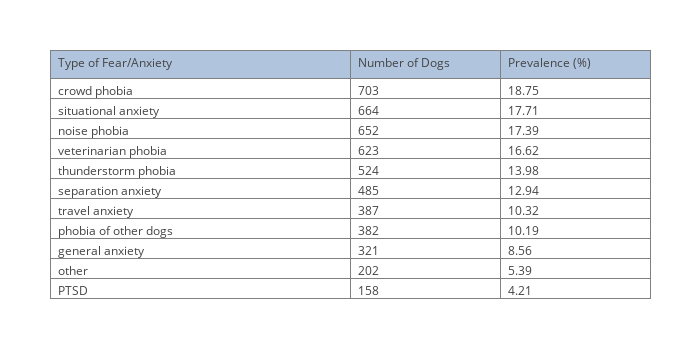

Source (notebook cell):
### Markdown cell above
### Fear/Anxiety

### Code cell
# Create the necessary dataframe.
fields = 'q04_1, q04_2, q04_3, q04_4, q04_5, q04_6, q04_7, q04_8, q04_9, q04_10, q04_11'
labels = ['thunderstorm phobia', 'noise phobia', 'crowd phobia', 'phobia of other dogs', 
          'PTSD', 'general anxiety', 'situational anxiety', 'veterinarian phobia',
          'separation anxiety', 'travel anxiety', 'other']
df = createNumericDataFrame(DOG_TABLE, fields, labels, filtered=True)

# Get individual behavior problem counts and display as a table.
sums = df.sum()
sums = sums.sort_values(ascending=False)

# Calculate the prevalence of each behavior problem.
prevalence_cal = lambda x: (x / total_dogs) * 100
prevalences = sums.apply(prevalence_cal)

# Get individual behavior problem counts and display as a table.
trace = go.Table(
    columnwidth = [200, 100, 100],
    header=dict(values=['Type of Fear/Anxiety', 'Number of Dogs', 'Prevalence (%)'],
                fill = dict(color='#B0C4DE'),
                align = ['left'] * 5),
    cells=dict(values=[sums.index.values, sums.values, prevalences.values],
               align = ['left'] * 5,
               format = [None, 'd', '.2f']))

data = [trace] 
layout = go.Layout(width=700, height=350, margin=go.Margin(l=50, r=50, b=50, t=50, pad=4))
fig = dict(data=data, layout=layout)
py.iplot(fig)

### Figure 1 — Plotly figure (JSON) as saved in the notebook; plotly's stock layout.template omitted (floating-point values rounded to 4 significant figures)
{"data": [{"cells": {"align": ["left", "left", "left", "left", "left"], "format": [null, "d", ".2f"], "values": [["crowd phobia", "situational anxiety", "noise phobia", "veterinarian phobia", "thunderstorm phobia", "separation anxiety", "travel anxiety", "phobia of other dogs", "general anxiety", "other", "PTSD"], [703, 664, 652, 623, 524, 485, 387, 382, 321, 202, 158], [18.75, 17.71, 17.39, 16.62, 13.98, 12.94, 10.32, 10.19, 8.562, 5.388, 4.214]]}, "columnwidth": [200, 100, 100], "header": {"align": ["left", "left", "left", "left", "left"], "fill": {"color": "#B0C4DE"}, "values": ["Type of Fear/Anxiety", "Number of Dogs", "Prevalence (%)"]}, "type": "table"}], "layout": {"height": 350, "margin": {"b": 50, "l": 50, "pad": 4, "r": 50, "t": 50}, "width": 700}}
